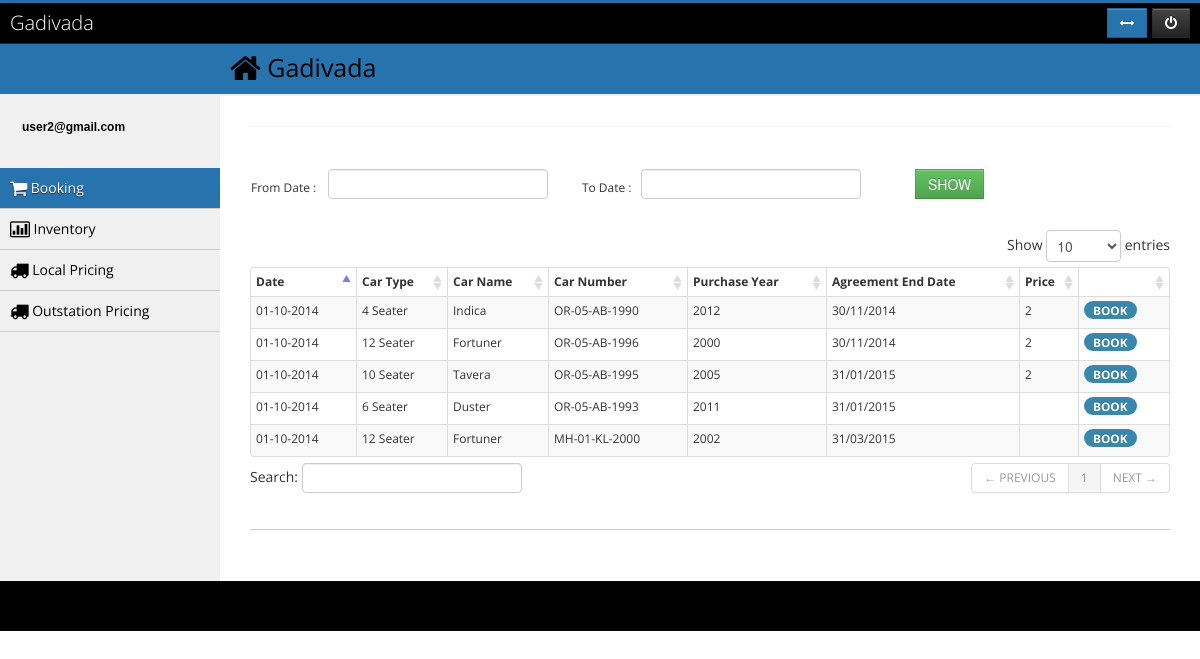
Page /booking (signed in) on the earlier database version.
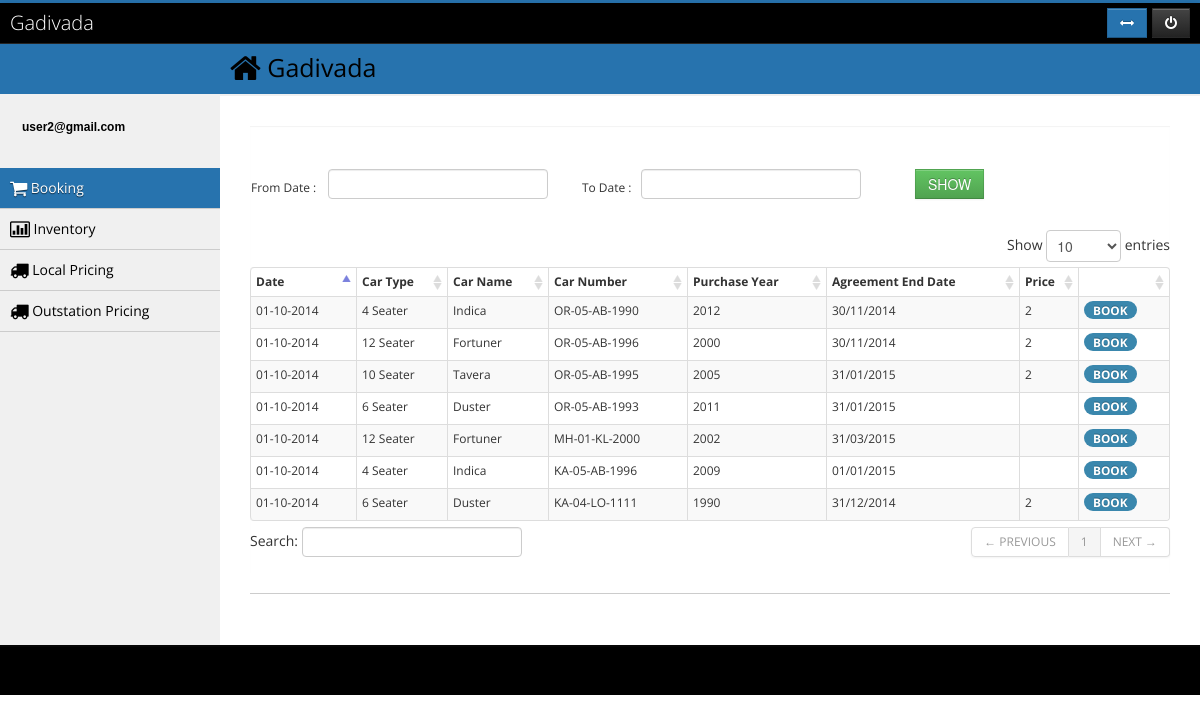
Same page on the later database version.
### tables this page shows
CREATE TABLE IF NOT EXISTS `inventory` (
  `ID` int(11) NOT NULL AUTO_INCREMENT,
  `AGENT_ID` int(11) NOT NULL,
  `CAR_TYPE` varchar(100) DEFAULT NULL,
  `CAR_NAME` varchar(100) DEFAULT NULL,
  `CAR_NUMBER` varchar(20) DEFAULT NULL,
  `PURCHASE_YEAR` varchar(20) DEFAULT NULL,
  `CAR_FEATURES` varchar(200) DEFAULT NULL,
  `OWNER_NAME` varchar(100) DEFAULT NULL,
  `OWNER_NUMBER` varchar(100) DEFAULT NULL,
  `AGREEMEST_START_DATE` varchar(50) DEFAULT NULL,
  `AGREEMEST_END_DATE` varchar(50) DEFAULT NULL,
  `AC` int(2) DEFAULT NULL,
  `NON_AC` int(2) DEFAULT NULL,
  `LOCAL` int(2) DEFAULT NULL,
  `OUTSTATION` int(2) DEFAULT NULL,
  `BOOKING_STATUS` bit(1) NOT NULL DEFAULT b'1',
  PRIMARY KEY (`ID`),
  KEY `FK_INVENTORY.AGENT_ID` (`AGENT_ID`)
);

CREATE TABLE IF NOT EXISTS `car_type` (
  `ID` int(11) NOT NULL AUTO_INCREMENT,
  `TYPE_NAME` varchar(100) DEFAULT NULL,
  PRIMARY KEY (`ID`)
);

CREATE TABLE IF NOT EXISTS `car_model` (
  `ID` int(11) NOT NULL AUTO_INCREMENT,
  `TYPE_ID` int(11) NOT NULL DEFAULT '0',
  `MODEL_NAME` varchar(100) NOT NULL,
  PRIMARY KEY (`ID`)
);

### application/controllers/booking.php (called while the page is built, shortened)
<?php if ( ! defined('BASEPATH')) exit('No direct script access allowed');
class Booking extends CI_Controller {
	public function index($from ='', $to=''){
		$data['from'] = $from;
		$data['to'] = $to;
		$this->load->model('registration_m');
		$data['booking_info'] = $this->registration_m->get_booking_info($from,$to);
		$data['book'] = 'active';
		$this->load->view('booking',$data);
	}
}

### index.php (called while the page is built, shortened)
<?php
require_once BASEPATH.'core/CodeIgniter.php';

### application/models/registration_m.php (called while the page is built, shortened)
<?php
Class Registration_m extends CI_Model{
	function get_booking_info($from,$to)
	{
		$noOfDays = 7;
		$where ='';
		$this->db->distinct();
		$this->db->select('RECEIPT_DATE,cust_booking.INV_ID,inventory.*, travel_agent.BUSINESS_NAME,TYPE_NAME,MODEL_NAME,BOOKED_BY,BILL_NO');
		$this->db->from('inventory');
		$this->db->join('travel_agent','inventory.AGENT_ID = travel_agent.ID');
		$this->db->join('car_type','car_type.ID = inventory.CAR_TYPE');
		$this->db->join('car_model','car_model.ID = inventory.CAR_NAME');
		$this->db->join('cust_booking','cust_booking.INV_ID = inventory.ID AND cust_booking.RECEIPT_DATE >= DATE_FORMAT(CURDATE(),\'%d-%m-%Y\') AND cust_booking.STATUS =1','LEFT');
		$where .= "STR_TO_DATE(AGREEMEST_END_DATE, '%d/%m/%Y') >= CURDATE()";
		$this->db->where($where);
		$query = $this->db->get();
		$retResult = array();
		if($from !='' && $to !='')
		{
			$result = $query->result_array();
			$start_date = strtotime($from);
			$to_date = strtotime($to);
			$diff = $to_date - $start_date;
			$diffInDays = floor($diff/(60*60*24));;
			$nextDate = date('d-m-Y', strtotime('+ 0 day', $start_date));
			if($diffInDays < $noOfDays ){
				$noOfDays = $diffInDays + 2;
			}
			$i = 1;
			while ($i < $noOfDays)
			{
				foreach($result as $row){
					if($row['RECEIPT_DATE'] == ''.$nextDate)
					{
						array_push($retResult, $row);
					} else {
						$newData = array();
						$newData = $row;
						$newData['RECEIPT_DATE'] = $nextDate;
						$newData['INV_ID'] = NULL;
						$newData['BOOKED_BY'] = NULL;
						array_push($retResult, $newData);
					}
				}
   				$nextDate = date('d-m-Y', strtotime('+' . $i++ . ' day', $start_date));
			}
			return $retResult;
		}
		else
		{
			$result = $query->result_array();
			$nextDate = date('d-m-Y');
			foreach($result as $row){
				if($row['RECEIPT_DATE'] == ''.$nextDate)
				{
					array_push($retResult, $row);
				} else {
					$newData = $row;
					$newData['RECEIPT_DATE'] = $nextDate;
					$newData['INV_ID'] = NULL;
					$newData['BOOKED_BY'] = NULL;
					array_push($retResult, $newData);
				}
			}
			return $retResult;
		}
	}
}
?>

### application/libraries/general.php (called while the page is built, shortened)
<?php
class general
{
	function get_price($ID)
	{
	   $ci =& get_instance();
	   $curr_session = $ci->session->all_userdata();
	  	$type = 'LOCAL';
	   	$price = $ci->pricing_m->get_price_for_local($ID,$type);
		$fare ='';
		$eskm  = 1;
		$esth  = 1;
		$min  = 1;
		$trs  = 1;
		$exh  = 1;
		$km  = 1;
		if(!empty($price) && isset($price))
		{
		   if ($esth > $min)
				$fare= ($trs + ($esth - $min)* $exh ) + ($km * $eskm);
		   else
				$fare = $trs + ($km * $eskm);
			return $fare;
		}
		else
		return $fare;
	}
}

### application/models/pricing_m.php (called while the page is built, shortened)
<?php
Class Pricing_m extends CI_Model{
	function get_price_for_local($ID,$type){
		if($type == 'LOCAL')
		{
			$q = $this->db->select('*')->from('pricing_local');
			$this->db->join('inventory', 'inventory.ID = pricing_local.inventory_id');
		}
		$this->db->where('inventory_id',$ID);
		$query = $q->get()->row();
		return $query;
	}
}
?>

### application/views/booking.php (the view, shortened to what this page needs)
<?php $this->load->view('include/admin_header');?>
<div id="collapse4" class="body">
	<div id="question" style="display:none; cursor: default; padding:10px;">
		<h6>Are you sure to cancel this ticket ?</h6>
		<br />
	</div>
	<h3>Booking</h3>
	<form name='agtbook' method="POST" action="<?php echo base_url()?>booking">
	<table width="100%" frame="box">
		<tr>
			<td>From Date :</td>
			<td><input name="fromdate" value="<?php echo $from ?>" required="true" type="text" id="fromdate" /></td>
			<td>To Date :</td>
			<td><input name="todate" value="<?php echo $to ?>" required="true" type="text" id="todate" /></td>
			<td style="width: 30%; vertical-align: top;">
			<input type="submit" name="btnSubmit" value="SHOW" class="btn btn-success" id="btnSubmit" />
			</td>
		</tr>
	</table>
	</form>
	<table  id="dataTable" class="table table-bordered table-condensed table-hover table-striped">
		<thead>
			<tr>
				<th>Date</th>
				<th>Car Type</th>
				<th>Car Name</th>
				<th>Car Number</th>
				<th>Purchase Year</th>
				<th>Agreement End Date</th>
				<th>Price</th>
				<Th></Th>
			</tr>
		</thead>
		<tbody>
		<?php $numbers = 1;
		foreach($booking_info as $b){?>
		<TR>
			<td><?php echo $b['RECEIPT_DATE']?></td>
			<td><?php echo $b['TYPE_NAME']?></td>
			<td><?php echo $b['MODEL_NAME']?></td>
			<td><?php echo $b['CAR_NUMBER']?></td>
			<td><?php echo $b['PURCHASE_YEAR']?></td>
			<td><?php echo $b['AGREEMEST_END_DATE']?></td>
			<td>
				<?php
				$price = $this->general->get_price($b['ID']);
				echo $price;
				?>
			</td>
			<?php if($b['BOOKED_BY'] == 'agent' && $b['INV_ID'] != NULL):?>
			<td><label class="badge badge-success">BOOKED</label>&nbsp;&nbsp;&nbsp;
				<a href="javascript:ticket_cancel(<?php echo $b['BILL_NO'].','.$b['INV_ID']?>)">
					<label class="label label-danger">Cancel</label>
				</a>
			</td>
			<?php elseif($b['BOOKED_BY'] == 'customer' && $b['INV_ID'] != NULL):?>
			<td><label class="badge badge-warning">Booked By Travelder</label></td>
			<?php else:
			?>
			<td>
				<a href="<?php echo base_url()?>billing/new_booking/<?php echo $b['ID'].'/'.$b['RECEIPT_DATE'].'/'.$price?>">
				<label class="badge badge-info"> Book</label>
				</a>
			</td>
			<?php endif;?>
		<?php $numbers ++;
		ECHO "</TR>";
		} ?>
		</tbody>
	</table>
</div>
<?php $this->load->view('include/admin_footer');?>

### application/views/include/admin_header.php (shortened to what this page needs)
<!DOCTYPE html>
<html class="no-js">
<head>
		<link rel="stylesheet" href="//code.jquery.com/ui/1.9.2/themes/smoothness/jquery-ui.css">
		<link href="<?php echo base_url()?>css/style.css" rel="stylesheet" type="text/css"  media="all" />
		<link href='<?php echo base_url();?>css/bootstrap.css' rel='stylesheet' type='text/css'/>
        <link rel="stylesheet" href="<?php echo base_url();?>css/jquery.fancybox.css?v=2.1.0" type="text/css" media="screen" />
		<link rel="stylesheet" href="<?php echo base_url();?>calculator/jquery.calculator.css">
	<link type="text/css" rel="stylesheet" href="<?php echo base_url();?>assets/css/bootstrap.min.css"/>
	<link type="text/css" rel="stylesheet" href="<?php echo base_url();?>assets/css/bootstrap-responsive.min.css" />
	<link type="text/css" rel="stylesheet" href="<?php echo base_url();?>assets/css/font-awesome.min.css"/>
	<link type="text/css" rel="stylesheet" href="<?php echo base_url();?>assets/css/style.css">
	<link type="text/css" rel="stylesheet" href="<?php echo base_url();?>assets/css/DT_bootstrap.css"/>
	<link rel="stylesheet" href="<?php echo base_url();?>assets/css/theme.css">
	<link rel="stylesheet" href="<?php echo base_url();?>css/jquery.datetimepicker.css">
		<link rel="stylesheet" type="text/css" href="<?php echo base_url();?>rs-plugin/css/settings.css" media="screen" />
      <link rel="stylesheet" href="<?php echo base_url();?>css/custom.css" />
</head>
<body class="admin">
<div id="over">
<div id="out_container">
<div id="wrap">
<div id="top">
	<div class="navbar navbar-inverse navbar-static-top" style="width: 100% !important;">
		<div class="navbar-inner">
			<div class="container-fluid">
				<a class="brand" href="<?php echo base_url()?>">
					Gadivada
				</a>
				<div class="btn-toolbar topnav">
					<div class="btn-group">
						<a id="changeSidebarPos" class="btn btn-success" rel="tooltip"
                                    data-original-title="Show / Hide Sidebar" data-placement="bottom">
							<i class="icon-resize-horizontal">
							</i>
						</a>
					</div>
					<div class="btn-group">
						<a class="btn btn-inverse" data-placement="bottom" data-original-title="Logout" rel="tooltip"
                                       href="<?php echo base_url()?>login/logout">
							<i class="icon-off">
							</i>
						</a>
					</div>
				</div>
			</div>
		</div>
	</div>
</div>
<header class="head">
	<div class="main-bar">
		<div class="container-fluid" style="margin-top: 7px">
			<div class="row-fluid">
				<div class="span12">
					<h2>
						<i class="icon-home icon-large">
						</i><a style="color:Black" class="brand" href="<?php echo base_url()?>">
					Gadivada
				</a>
					</h2>
				</div>
			</div>
		</div>
	</div>
</header>
<div id="left">
	<div class="media user-media hidden-phone">
		<div class="media-body hidden-tablet">
			<h5 class="media-heading">
				<?php echo $this->session->userdata('username');?>
			</h5>
		</div>
	</div>
	<ul id="menu" class="unstyled accordion collapse in">
		<?php if($this->session->userdata('is_agent_logged_in') == true):?>
			<li <?php if(isset($book)) echo "class='active'"; ?>>
				<a href="<?php echo base_url()?>booking">
					<i class="icon-shopping-cart icon-large">
					</i>Booking
				</a>
			</li>
			<li <?php if(isset($inventory)) echo "class='active'"; ?>>
				<a href="<?php echo base_url()?>inventory/show">
					<i class="icon-bar-chart icon-large">
					</i>Inventory
				</a>
			</li>
			<li <?php if(isset($lf)) echo "class='active'"; ?>>
				<a href="<?php echo base_url()?>pricing/local">
					<i class="icon-truck icon-large">
					</i>Local Pricing
				</a>
			</li>
			<li <?php if(isset($of)) echo "class='active'"; ?>>
				<a href="<?php echo base_url()?>pricing/outstation">
					<i class="icon-truck icon-large">
					</i>Outstation Pricing
				</a>
			</li>
		<?php endif; ?>
	</ul>
</div>
<div id="content">
<div class="container-fluid outer">
<div class="row-fluid">
<div class="span12 inner">
<div class="row-fluid">
<div class="span12">
<div class="box">

### application/views/include/admin_footer.php (shortened to what this page needs)
 </div>
            </div>
                    </div>
                    <hr>
                                                </div>
                </div>
            </div>
        </div>
    </div>
    <div id="push"></div>
</div>
<div id="footer">
</div>
		</div>
    </body>
</html>

### css/style.css (style rules this page uses)
html,body,div,span,applet,object,iframe,h1,h2,h3,h4,h5,h6,p,blockquote,pre,a,abbr,acronym,address,big,cite,code,del,dfn,em,img,ins,kbd,q,s,samp,small,strike,strong,sub,sup,tt,var,b,u,i,dl,dt,dd,ol,nav ul,nav li,fieldset,form,label,legend,table,caption,tbody,tfoot,thead,tr,th,td,article,aside,canvas,details,embed,figure,figcaption,footer,header,hgroup,menu,nav,output,ruby,section,summary,time,mark,audio,video { margin:0;border:0;font-size:100%;font:inherit;vertical-align:baseline; }
article, aside, details, figcaption, figure,footer, header, hgroup, menu, nav, section { display: block; }
ol,ul { list-style:none;margin:0px;padding:0px; }
table { border-collapse:collapse;border-spacing:0; }
a { text-decoration:none; }
body { font-family: 'Raleway', sans-serif; background: #000000; }
.box { float:left; width:40%; margin-right:2%; }
.box h3 { color:#0000; font-size: 2.66em; }
.box a { font-size:1em; text-transform:uppercase; display: inline; transition: 0.5s ease; -o-transition: 0.5s ease; -webkit-transition: 0.5s ease; }
@media only screen and (max-width: 1280px) and (min-width: 1024px) { .box h3 { font-size: 2.3em; } }
@media only screen and (max-width: 1280px) and (min-width: 1024px) { .box { width: 38%; } }

### css/custom.css (style rules this page uses)
body { visibility:hidden; }
#out_container { margin:0 auto; background:#fff; box-shadow:0 0 10px rgba(0,0,0,.5) }
@media (min-width: 980px) { .navbar-inner { border-top: 1px solid #cccccc; border-bottom: 1px solid #cccccc; border-right: none; border-left: none; } }
body { margin: 0; font-family: 'Open Sans', Arial, sans-serif; font-size: 12px; line-height: 20px; color: #333333; background-color: #ffffff; }
h1, h2, h3 { font-weight: normal; margin: 0 0 10px; }
h4, h5, h6 { margin: 0; }
h2 { font-size: 18px; color: #000000; line-height: 22px; }
h3 { font-size: 16px; line-height: 22px; color: #000000; }
h5 { font-size: 12px; line-height: 22px; font-weight: bold; color: #000000; font-family: Arial, sans-serif; }
h6 { font-size: 11px; line-height: 22px; color: #000000; font-family: Arial, sans-serif; }
h2 { font-size: 25px; line-height: 22px; color: black; margin: 0 0 10px; }
.navbar-inner { background-color: #FFFFFF; background-image: none; background-repeat: repeat-x; border-radius: 0 0 0 0; box-shadow: none; min-height: 40px; padding-left: 20px; padding-right: 20px; filter: progid:DXImageTransform.Microsoft.gradient(startColorstr='#ffffff', endColorstr='#ffffff', GradientType=0) }
.navbar { margin: 0; width: 945px; }
.navbar-inner { padding: 0; }
input.btn { float: left; margin-left: 20px; }
.accordion, .toggle-box { border: 1px solid #f5f5f5; }
#footer { width: 100%; }

Differences in the rows shown:
added inventory: RECEIPT_DATE "01-10-2014", car_type.TYPE_NAME "4 Seater", car_model.MODEL_NAME "Indica", CAR_NUMBER "KA-05-AB-1996", PURCHASE_YEAR "2009", AGREEMEST_END_DATE "01/01/2015"
added inventory: RECEIPT_DATE "01-10-2014", car_type.TYPE_NAME "6 Seater", car_model.MODEL_NAME "Duster", CAR_NUMBER "KA-04-LO-1111", PURCHASE_YEAR "1990", AGREEMEST_END_DATE "31/12/2014", price "2"
